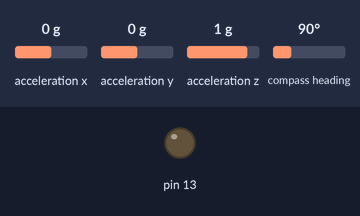
Bench run of a sketch on a simulated Arduino Uno, built with avr-gcc and run on an emulated ATmega328P. On the bench: output pins drawn as LEDs (lit = HIGH). The inputs (shaded band) are chosen by the test bench; at power-on: acceleration x 0 g, acceleration y 0 g, acceleration z 1 g, compass heading 90°. What the sketch prints to the serial monitor is not drawn.

Above: at 0.1 s.
At 1.1 s:
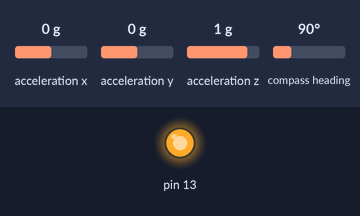
Timing chart, 0 to 2.6 s (numbered marks = the images above):
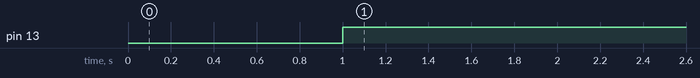

Measured:
- by itself, pin 13: LOW → HIGH at 1.0 s

The sketch:

Sensors_reading.ino
```cpp
#include <Wire.h>
#include <Adafruit_Sensor.h>
#include <Adafruit_BNO055.h>
#include <utility/imumaths.h>

/* Set the delay between fresh samples */
#define BNO055_SAMPLERATE_DELAY_MS (100)

Adafruit_BNO055 bno = Adafruit_BNO055();

/**************************************************************************/
/*
    Arduino setup function (automatically called at startup)
*/
/**************************************************************************/
bool CALIBRATED = false;

void setup(void)
{
  Serial.begin(9600);
  Serial.println("Orientation Sensor Raw Data Test"); Serial.println("");

  /* Initialise the sensor */
  if(!bno.begin())
  {
    /* There was a problem detecting the BNO055 ... check your connections */
    Serial.print("Ooops, no BNO055 detected ... Check your wiring or I2C ADDR!");
    while(1);
  }

  delay(1000);
  pinMode(13, OUTPUT);
  digitalWrite(13, LOW);

  bno.setExtCrystalUse(true);


}

/**************************************************************************/
/*
    Arduino loop function, called once 'setup' is complete (your own code
    should go here)
*/
/**************************************************************************/
void loop(void)
{
  uint8_t system, gyro, accele, mag = 0;


  if(CALIBRATED == false)
  {
    bno.getCalibration(&system, &gyro, &accele, &mag);
      if(gyro == 3 && accele ==3)
      {
        CALIBRATED = true;
        digitalWrite(13, HIGH);
      }
  }
  else
  {
    imu::Vector<3> accel = bno.getVector(Adafruit_BNO055::VECTOR_LINEARACCEL);

    /* Display the floating point data */
    Serial.print("X: ");
    Serial.print(accel.x());
    Serial.print(" Y: ");
    Serial.print(accel.y());
    Serial.print(" Z: ");
    Serial.print(accel.z());
    Serial.print("\t\t");


    // Quaternion data
    imu::Quaternion quat = bno.getQuat();
    Serial.print("qW: ");
    Serial.print(quat.w(), 4);
    Serial.print(" qX: ");
    Serial.print(quat.y(), 4);
    Serial.print(" qY: ");
    Serial.print(quat.x(), 4);
    Serial.print(" qZ: ");
    Serial.print(quat.z(), 4);
    Serial.print("\t\t");


    /* Display calibration status for each sensor. */
    bno.getCalibration(&system, &gyro, &accele, &mag);
    Serial.print("CALIBRATION: Sys=");
    Serial.print(system, DEC);
    Serial.print(" Gyro=");
    Serial.print(gyro, DEC);
    Serial.print(" Accel=");
    Serial.print(accele, DEC);
    Serial.print(" Mag=");
    Serial.println(mag, DEC);
  }


  delay(BNO055_SAMPLERATE_DELAY_MS);
}
```
